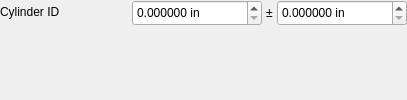
             <widget class="QWidget" name="female_direct_page">
              <layout class="QFormLayout" name="female_direct_form">
               <property name="horizontalSpacing">
                <number>2</number>
               </property>
               <property name="verticalSpacing">
                <number>2</number>
               </property>
               <property name="leftMargin">
                <number>0</number>
               </property>
               <property name="topMargin">
                <number>0</number>
               </property>
               <property name="rightMargin">
                <number>0</number>
               </property>
               <property name="bottomMargin">
                <number>0</number>
               </property>
               <item row="0" column="0">
                <widget class="QLabel" name="label_female_direct_cylinder_id">
                 <property name="minimumSize">
                  <size>
                   <width>130</width>
                   <height>0</height>
                  </size>
                 </property>
                 <property name="maximumSize">
                  <size>
                   <width>130</width>
                   <height>16777215</height>
                  </size>
                 </property>
                 <property name="text">
                  <string>Cylinder ID</string>
                 </property>
                </widget>
               </item>
               <item row="0" column="1">
                <widget class="QFrame" name="dim_female_direct_cylinder_id">
                 <property name="frameShape">
                  <enum>QFrame::Shape::NoFrame</enum>
                 </property>
                 <layout class="QHBoxLayout" name="hbox_female_direct_cylinder_id">
                  <property name="spacing">
                   <number>4</number>
                  </property>
                  <property name="leftMargin">
                   <number>0</number>
                  </property>
                  <property name="topMargin">
                   <number>0</number>
                  </property>
                  <property name="rightMargin">
                   <number>0</number>
                  </property>
                  <property name="bottomMargin">
                   <number>0</number>
                  </property>
                  <item>
                   <widget class="AdaptiveSpinBox" name="spin_female_direct_cylinder_id_nom">
                    <property name="minimumSize">
                     <size>
                      <width>130</width>
                      <height>26</height>
                     </size>
                    </property>
                    <property name="maximumSize">
                     <size>
                      <width>130</width>
                      <height>16777215</height>
                     </size>
                    </property>
                    <property name="keyboardTracking">
                     <bool>false</bool>
                    </property>
                    <property name="suffix">
                     <string> in</string>
                    </property>
                    <property name="decimals">
                     <number>6</number>
                    </property>
                    <property name="minimum">
                     <double>0.000000000000000</double>
                    </property>
                    <property name="maximum">
                     <double>10000.000000000000000</double>
                    </property>
                    <property name="singleStep">
                     <double>0.001000000000000</double>
                    </property>
                    <property name="value">
                     <double>0.000000000000000</double>
                    </property>
                   </widget>
                  </item>
                  <item>
                   <widget class="QLabel" name="plusminus_female_direct_cylinder_id">
                    <property name="text">
                     <string>±</string>
                    </property>
                    <property name="alignment">
                     <set>Qt::AlignmentFlag::AlignCenter</set>
                    </property>
                   </widget>
                  </item>
                  <item>
                   <widget class="AdaptiveSpinBox" name="spin_female_direct_cylinder_id_tol">
                    <property name="minimumSize">
                     <size>
                      <width>130</width>
                      <height>26</height>
                     </size>
                    </property>
                    <property name="maximumSize">
                     <size>
                      <width>130</width>
                      <height>16777215</height>
                     </size>
                    </property>
                    <property name="keyboardTracking">
                     <bool>false</bool>
                    </property>
                    <property name="suffix">
                     <string> in</string>
                    </property>
                    <property name="decimals">
                     <number>6</number>
                    </property>
                    <property name="maximum">
                     <double>10000.000000000000000</double>
                    </property>
                    <property name="singleStep">
                     <double>0.001000000000000</double>
                    </property>
                    <property name="value">
                     <double>0.000000000000000</double>
                    </property>
                   </widget>
                  </item>
                 </layout>
                </widget>
               </item>
              </layout>
             </widget>
